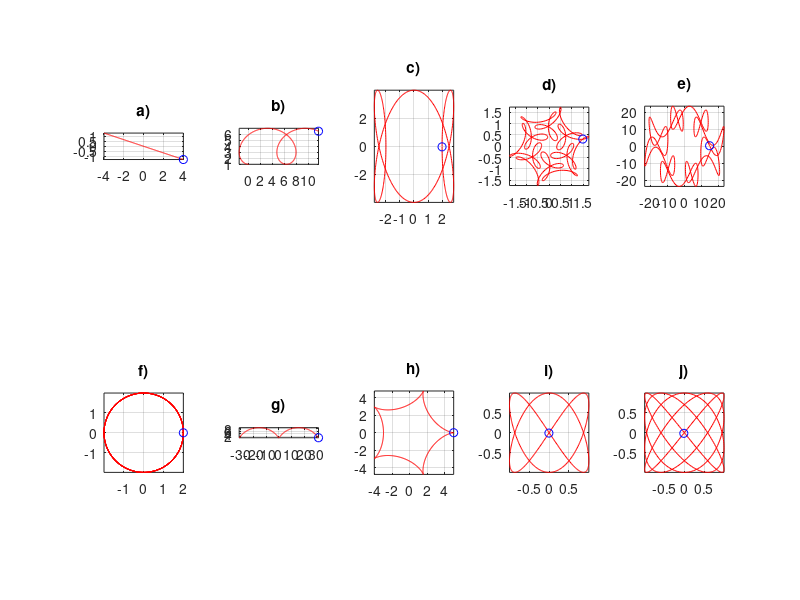

This figure's MATLAB source:
% =====================================================
% Actividad 3: Obtención de Trayectorias Paramétricas
% Alumno: Omar
% =====================================================

clear all; close all; clc;

% --- CONFIGURACIÓN DE ANIMACIÓN ---
paso = 0.01; % Resolución de t

%% a) Línea Recta Inclinada
t = -2:paso:2;
x = 2*t;
y = (t - 3*t)/3;
figure(1); subplot(2,5,1); comet(x,y); grid on; axis equal; title('a)');

%% b) Cicloide / Trocoide
t = 0:paso:10;
x = t - 3*sin(t);
y = 4 - 3*cos(t);
subplot(2,5,2); comet(x,y); grid on; axis equal; title('b)');

%% c) Cardioide / Corazón modificado
t = 0:paso:2*pi;
x = 3*cos(t) - cos(3*t);
y = 4*sin(3*t);
subplot(2,5,3); comet(x,y); grid on; axis equal; title('c)');

%% d) Superposición de frecuencias (Spirograph)
t = 0:paso:2*pi;
x = cos(t) + (1/2)*cos(7*t) + (1/3)*sin(17*t);
y = sin(t) + (1/2)*sin(7*t) + (1/3)*cos(17*t);
subplot(2,5,4); comet(x,y); grid on; axis equal; title('d)');

%% e) Hipotrocoide
t = 0:paso:2*pi;
x = 17*cos(t) + 7*cos(17+7*t);
y = 17*sin(t) - 7*sin(17*t);
subplot(2,5,5); comet(x,y); grid on; axis equal; title('e)');

%% f) Círculo repetido (7 vueltas)
t = 0:paso:14*pi;
x = 2*cos(t);
y = 2*sin(t);
subplot(2,5,6); comet(x,y); grid on; axis equal; title('f)');

%% g) Trocoide alargada
t = -2*pi:paso:2*pi;
x = 5*t - 4*sin(t);
y = 5 - 4*cos(t);
subplot(2,5,7); comet(x,y); grid on; axis equal; title('g)');

%% h) Epicicloide (Pétalos)
t = 0:paso:2*pi;
x = 4*cos(t) + cos(4*t);
y = 4*sin(t) - sin(4*t);
subplot(2,5,8); comet(x,y); grid on; axis equal; title('h)');

%% i) Lissajous (Frecuencia 2:3)
t = 0:paso:2*pi;
x = sin(2*t);
y = sin(3*t);
subplot(2,5,9); comet(x,y); grid on; axis equal; title('i)');

%% j) Lissajous (Frecuencia 4:5)
t = 0:paso:2*pi;
x = sin(4*t);
y = sin(5*t);
subplot(2,5,10); comet(x,y); grid on; axis equal; title('j)');
